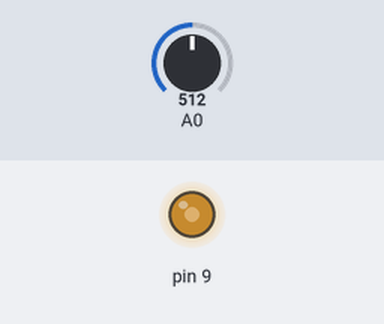
The sketch below on a simulated Arduino Uno, built with avr-gcc and run on an emulated ATmega328P. Shown: output pins drawn as LEDs (lit = HIGH). The test bench sets the inputs (shaded band); at power-on: A0 = 512. No radio packets arrive unless stated.

Above: at 0.1 s.
Timing chart, 0 to 1.6 s (numbered marks = the images above):
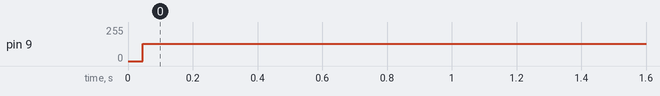

Measured:
- by itself, pin 9: 0/255 → 128/255 at 0.05 s

The sketch:

touche_transmit_extra_smooting.ino
```cpp
#include <nRF24L01.h>
#include <printf.h>
#include <RF24.h>
#include <RF24_config.h>


//touché
#define steps 128
float values[steps];
float alpha;
int maxPos, maxVal;

//transmittor
RF24 radio(5,6);
const byte address[6]= "00001";
int test = 5;

//pot
int Cvalue=0;
int Pvalue=0;
int Threshold = 4;
int Verschil=0;
bool Aanraking = true;
unsigned long Ptime = 0;
unsigned long timer =0;

//smooting
const int numReadings = 10;

int readings[numReadings];      // the readings from the analog input
int readIndex = 0;              // the index of the current reading
int total = 0;                  // the running total
int average = 0;


void setup ()
{
  //touché
  pinMode (9, OUTPUT);
  TCCR1A = 0;
  TCCR1B = 0;
  TCCR1A |= (1 << COM1A0);        // Toggle OC1A on Compare Match.
  TCCR1B |= (1 << WGM12);         // CTC mode
  //Serial.begin(9600);

  //transmittor
  radio.begin();
  radio.openWritingPipe(address);
  radio.setPALevel(RF24_PA_MAX);
  radio.stopListening();

  //smooting
  for (int thisReading = 0; thisReading < numReadings; thisReading++)
  {
    readings[thisReading] = 0;
  }
}

void loop () {

  //touché
  if (Serial.available()) {
    alpha = (float)Serial.read() / 255.0f;
  }
  maxPos = 0;
  maxVal = 0;
  for (int i = 0; i < steps; i++) {
    TCCR1B &= 0xFE;                       // turns off timer
    TCNT1 = 0;                            // resets timer counter register
    OCR1A = i;                            // sets new frequency step
    TCCR1B |= 0x01;                       // turns on timer
    float curVal = analogRead(0);
    values[i] = values[i] * alpha + curVal * (1 - alpha);  // exponential moving avg
    if (values[i] > maxVal) {                              // finds the signal peak
      maxVal = values[i];
      maxPos = i;
    }
  }
  //maxPos = maxPos - 50;
  //maxPos = maxPos * 6;

  if (maxPos < 0) {
    maxPos = 0;
  }

  if (maxPos > 255) {
    maxPos = 255;
  }

  //Serial.println(maxPos);

  //Serial.print(maxPos, DEC);
  //Serial.print(" ");
  //Serial.println(maxVal, DEC);

  maxPos = map (maxPos, 0, 255, -50, 600);
  if (maxPos>127)
    {maxPos=127;}

    maxPos = smooting (maxPos);

    Cvalue = maxPos;
    Verschil = abs(Cvalue-Pvalue);
    if (Verschil>Threshold)
    {
      int data[2] ={1,Cvalue};
      radio.stopListening();
      radio.write(&data, sizeof(data));
      Pvalue = Cvalue;
      delay(100);
    }


//transmittor

  //Serial.println(maxPos);


}

int smooting (int value)
{ // subtract the last reading:
  total = total - readings[readIndex];
  // read from the sensor:
  readings[readIndex] = value;
  // add the reading to the total:
  total = total + readings[readIndex];
  // advance to the next position in the array:
  readIndex = readIndex + 1;

  // if we're at the end of the array...
  if (readIndex >= numReadings)
  {
    // ...wrap around to the beginning:
    readIndex = 0;
  }

  // calculate the average:
  average = total / numReadings;
  // send it to the computer as ASCII digits
  return average;
  delay(100);        // delay in between reads for stability
}
```
